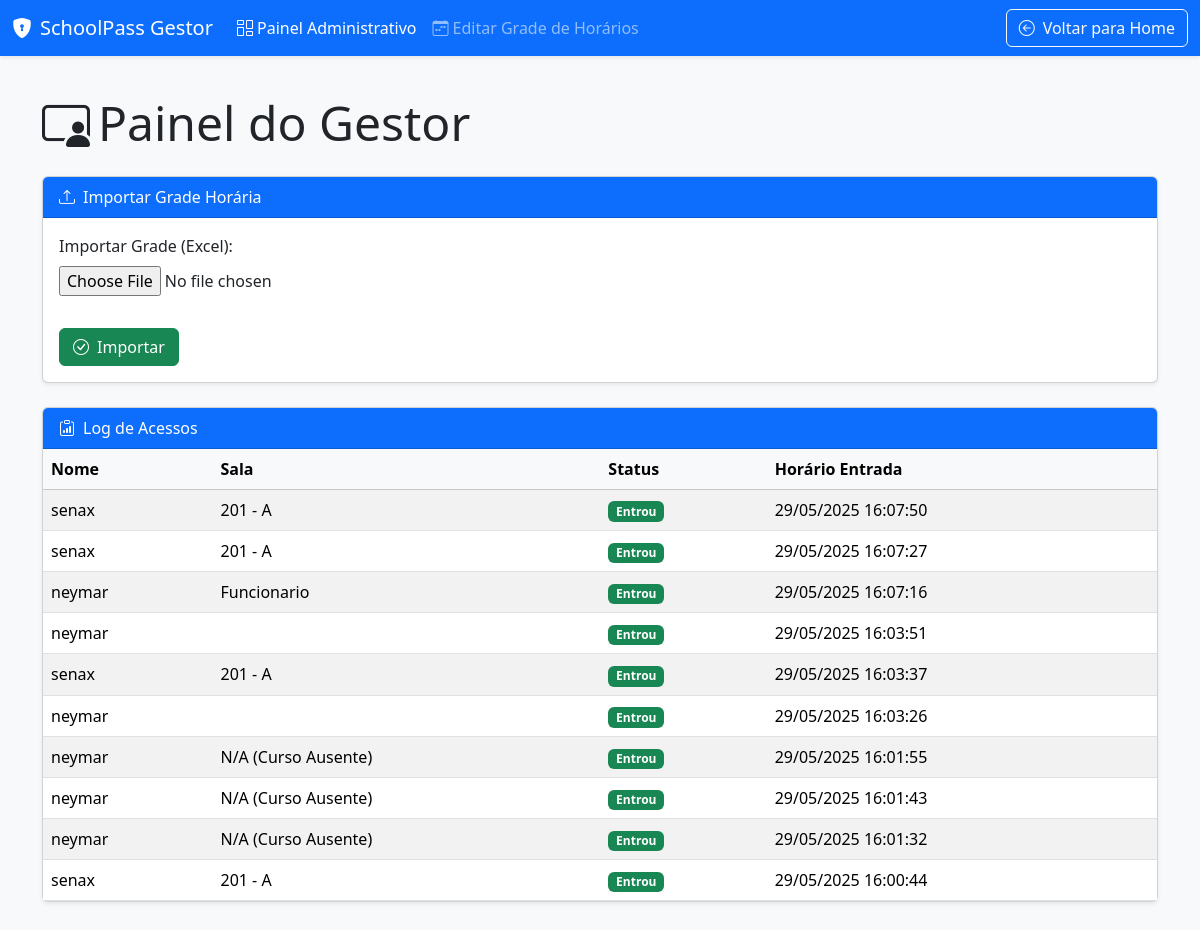
The app's page /gestor/tela_gestor/ with its own data.
### gestor/models.py (models this page shows, shortened)
class RegistroAcesso(models.Model):
    usuario = models.ForeignKey('cadastro_face.Usuario', on_delete=models.CASCADE)
    sala = models.CharField(max_length=20)
    horario_entrada = models.DateTimeField(auto_now_add=True)
    status = models.BooleanField(default=False)

### cadastro_face/models.py (models this page shows)
class Usuario(models.Model):
    TIPO_USUARIO = [
        ('aluno', 'Aluno'),
        ('funcionario', 'Funcionário'),
    ]
    nome = models.CharField(max_length=255)
    email = models.EmailField(unique=True)
    tipo = models.CharField(max_length=20, choices=TIPO_USUARIO, default='aluno')
    matricula = models.CharField(max_length=12, unique=True)
    curso = models.ForeignKey(Curso, on_delete=models.SET_NULL, null=True, blank=True)
    foto = models.ImageField(upload_to='fotos_usuarios/', blank=True, null=True)

### gestor/views.py (the view)
# urls.py: path('tela_gestor/', views.tela_gestor, name='tela_gestor'),
def tela_gestor(request):
    if request.method == 'POST':
        form = UploadPlanilhaForm(request.POST, request.FILES)
        if form.is_valid():
            arquivo = request.FILES['arquivo']
            nome_arquivo = arquivo.name.lower()
            try:
                if nome_arquivo.endswith('.csv'):
                    df = pd.read_csv(arquivo,sep=';')
                elif nome_arquivo.endswith('.xlsx'):
                    df = pd.read_excel(arquivo, engine='openpyxl')
                else:
                    messages.error(request, "Formato de arquivo não suportado. Use .csv ou .xlsx.")
                    return redirect('gestor:tela_gestor')
            except Exception as e:
                messages.error(request, f"Erro ao ler o arquivo: {e}")
                return redirect('gestor:tela_gestor')
            colunas_esperadas = ['Curso','Disciplina', 'Dia da Semana', 'Horario', 'Sala']
            if not all(coluna in df.columns for coluna in colunas_esperadas):
                messages.error(request, "A planilha está com colunas incorretas ou ausentes.")
                return redirect('gestor:tela_gestor')
            erros = 0
            for _, linha in df.iterrows():
                try:
                    nome_do_curso = int(str(linha['Curso']).strip())
                    nome_disciplina = str(linha['Disciplina']).strip()
                    dia = str(linha['Dia da Semana']).strip()
                    horario_raw = linha['Horario']
                    sala = str(linha['Sala']).strip()
                    if pd.isnull(nome_do_curso) or pd.isnull(nome_disciplina) or pd.isnull(dia) or pd.isnull(horario_raw) or pd.isnull(sala):
                        erros += 1
                        continue
                    GradeHoraria.objects.get_or_create(
                        curso_id=nome_do_curso,
                        disciplina=nome_disciplina,
                        dia_semana=dia,
                        horario=horario_raw,
                        sala=sala,
                    )
                except Exception as e:
                    print(e)
                    erros += 1
                    continue
            if erros > 0:
                messages.warning(request, f"Importação concluída com {erros} linha(s) ignorada(s) por erro de formato.")
            else:
                messages.success(request, "Importação concluída com sucesso.")
            return redirect('gestor:tela_gestor')
    else:
        form = UploadPlanilhaForm()
    logs = RegistroAcesso.objects.order_by('-horario_entrada')[:50]
    return render(request, 'tela_gestor.html', {'form': form, 'logs': logs})

### gestor/forms.py
class UploadPlanilhaForm(forms.Form):
    arquivo = forms.FileField(label="Importar Grade (Excel)")

### gestor/templates/tela_gestor.html (shortened to what this page needs)
{% load static %}
<!DOCTYPE html>
<html lang="pt-br">
<head>
    <link href="https://cdn.jsdelivr.net/npm/bootstrap@5.3.2/dist/css/bootstrap.min.css" rel="stylesheet">
    <link rel="stylesheet" href="https://cdn.jsdelivr.net/npm/bootstrap-icons@1.11.3/font/bootstrap-icons.min.css">
</head>
<body>
    <nav class="navbar navbar-expand-lg navbar-dark bg-primary shadow-sm fixed-top">
        <div class="container-fluid">
            <a class="navbar-brand" href="{% url 'gestor:tela_gestor' %}">
                <i class="bi bi-shield-lock-fill me-2"></i>SchoolPass Gestor
            </a>
            <div class="collapse navbar-collapse" id="navbarNavGestor">
                <ul class="navbar-nav me-auto mb-2 mb-lg-0">
                    <li class="nav-item">
                        <a class="nav-link {% if request.resolver_match.url_name == 'tela_gestor' %}active{% endif %}" href="{% url 'gestor:tela_gestor' %}">
                            <i class="bi bi-columns-gap me-1"></i>Painel Administrativo
                        </a>
                    </li>
                    <li class="nav-item">
                        <a class="nav-link {% if request.resolver_match.url_name == 'editar_grade' %}active{% endif %}" href="{% url 'gestor:editar_grade' %}">
                            <i class="bi bi-calendar-week me-1"></i>Editar Grade de Horários
                        </a>
                    </li>
                </ul>
                <a href="{% url 'gestor:home' %}" class="btn btn-outline-light">
                    <i class="bi bi-arrow-left-circle me-2"></i>Voltar para Home
                </a>
            </div>
        </div>
    </nav>
    <div class="container mt-4 mb-5">
        <h1 class="mb-4 display-5"><i class="bi bi-person-video3 me-2"></i>Painel do Gestor</h1>
        <div class="card mb-4 shadow-sm form-card">
            <div class="card-header bg-primary text-white d-flex align-items-center">
                <i class="bi bi-upload me-2"></i>Importar Grade Horária
            </div>
            <div class="card-body">
                <form method="post" enctype="multipart/form-data">
                    {{ form.as_p }}
                    <button type="submit" class="btn btn-success mt-3">
                        <i class="bi bi-check-circle me-2"></i>Importar
                    </button>
                </form>
            </div>
        </div>
        <div class="card shadow-sm card-table">
            <div class="card-header bg-primary text-white d-flex align-items-center">
                <i class="bi bi-clipboard-data me-2"></i>Log de Acessos
            </div>
            <div class="card-body">
                <div class="table-responsive">
                    <table class="table table-striped table-hover align-middle mb-0">
                        <thead class="table-light">
                            <tr>
                                <th>Nome</th>
                                <th>Sala</th>
                                <th>Status</th>
                                <th>Horário Entrada</th>
                            </tr>
                        </thead>
                        <tbody>
                            {% for log in logs %}
                            <tr>
                                <td>{{ log.usuario.nome }}</td>
                                <td>{{ log.sala }}</td>
                                <td>
                                    {% if log.status %}
                                        <span class="badge bg-success">Entrou</span>
                                    {% else %}
                                        <span class="badge bg-danger">Não entrou</span>
                                    {% endif %}
                                </td>
                                <td>{{ log.horario_entrada|date:"d/m/Y H:i:s" }}</td>
                            </tr>
                            {% empty %}
                            <tr>
                                <td colspan="5" class="text-center p-4">Nenhum acesso registrado.</td>
                            </tr>
                            {% endfor %}
                        </tbody>
                    </table>
                </div>
            </div>
        </div>
    </div>
</body>
</html>

### records on screen
RegistroAcesso: usuario.nome "senax", sala "201 - A", status "Entrou", horario_entrada "29/05/2025 16:07:50"
RegistroAcesso: usuario.nome "senax", sala "201 - A", status "Entrou", horario_entrada "29/05/2025 16:07:27"
RegistroAcesso: usuario.nome "neymar", sala "Funcionario", status "Entrou", horario_entrada "29/05/2025 16:07:16"
RegistroAcesso: usuario.nome "neymar", status "Entrou", horario_entrada "29/05/2025 16:03:51"
RegistroAcesso: usuario.nome "senax", sala "201 - A", status "Entrou", horario_entrada "29/05/2025 16:03:37"
RegistroAcesso: usuario.nome "neymar", status "Entrou", horario_entrada "29/05/2025 16:03:26"
RegistroAcesso: usuario.nome "neymar", sala "N/A (Curso Ausente)", status "Entrou", horario_entrada "29/05/2025 16:01:55"
RegistroAcesso: usuario.nome "neymar", sala "N/A (Curso Ausente)", status "Entrou", horario_entrada "29/05/2025 16:01:43"
RegistroAcesso: usuario.nome "neymar", sala "N/A (Curso Ausente)", status "Entrou", horario_entrada "29/05/2025 16:01:32"
RegistroAcesso: usuario.nome "senax", sala "201 - A", status "Entrou", horario_entrada "29/05/2025 16:00:44"
